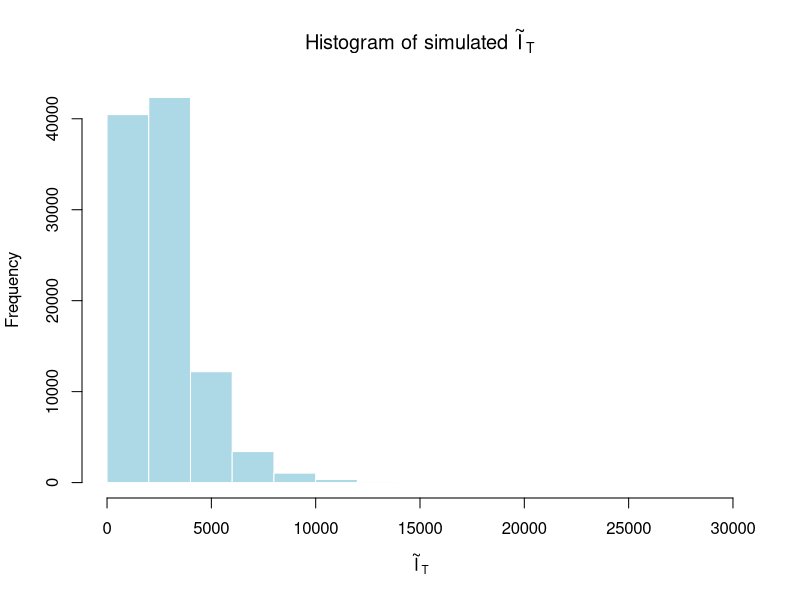
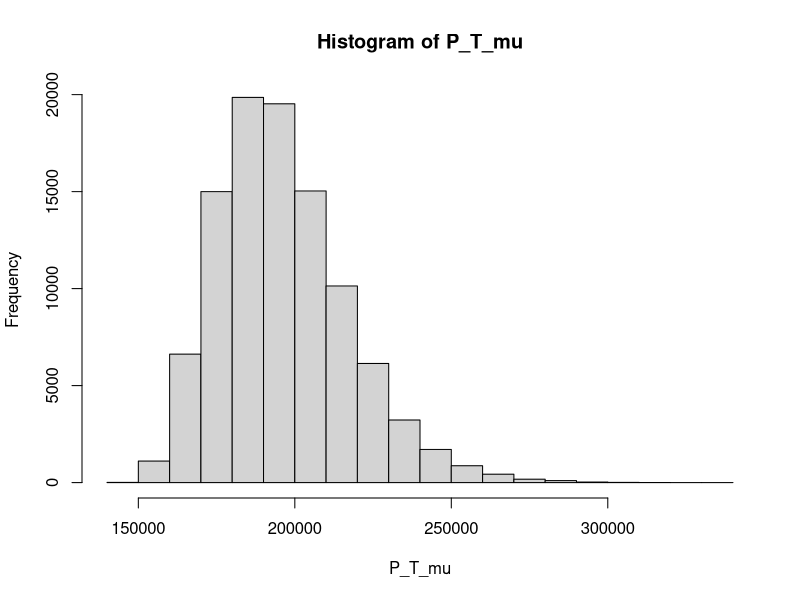
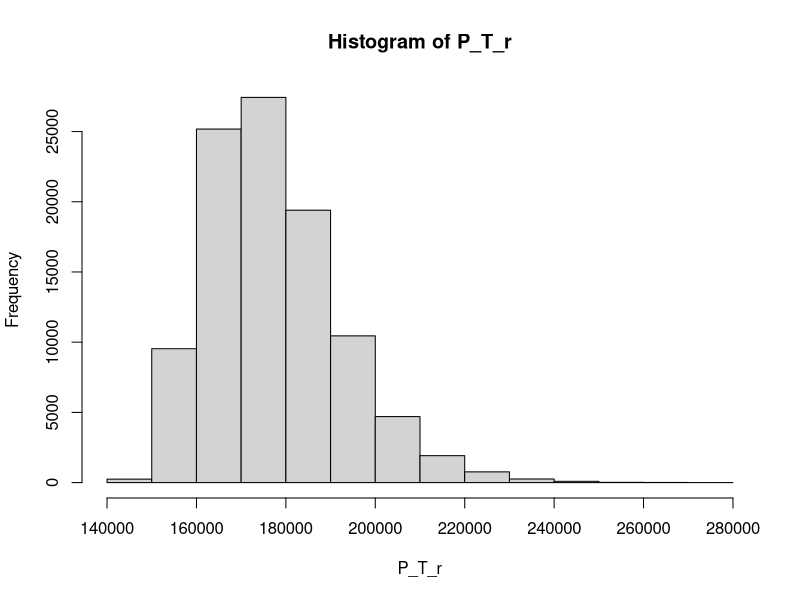

Recreate these plots in R, in order.
pi_0     <- 100000
I_0      <- 1000
mu      <- 0.05
sigma   <- 0.13
r       <- 0.01
g       <- 0.02
alpha   <- 0.30
T       <- 20
dt      <- 1
steps   <- 20
N_paths <- 100000
  
R_p_t <- function(I_t, I_t_minus_1, g, alpha) {
  pmax(g, alpha * ((I_t - I_t_minus_1) / I_t_minus_1))
}

P_t <- function(I_path, pi0, g, alpha) {
  R_p <- R_p_t(
    I_t         = I_path[-1],
    I_t_minus_1 = I_path[-length(I_path)],
    g           = g,
    alpha       = alpha
  )
  
  pi0 * prod(1 + R_p)
}

# a) simulation of I_T
set.seed(13)
I_mat_mu <- matrix(NA, nrow = N_paths, ncol = steps + 1)
I_mat_mu[, 1] <- I_0

for (t in 1:steps) {
  Z_t <- rnorm(N_paths)
  W_t <- sqrt(dt) * Z_t
  I_mat_mu[, t + 1] <- I_mat_mu[, t] * exp((mu - 0.5 * sigma^2) * dt +
                                             sigma * W_t)
}

I_T_mu <- I_mat_mu[, steps + 1]

hist(I_T_mu,
     main = expression(paste("Histogram of simulated ", tilde(I)[T])),
     xlab = expression(tilde(I)[T]),
     col = "lightblue",
     border = "white")
# ---
# b)
set.seed(13)
I_mat_mu <- matrix(NA, nrow = N_paths, ncol = steps + 1)
I_mat_mu[, 1] <- I_0

for (t in 1:steps) {
  Z_t <- rnorm(N_paths)
  W_t <- sqrt(dt) * Z_t
  I_mat_mu[, t + 1] <- I_mat_mu[, t] * exp((mu - 0.5 * sigma^2) * dt +
                                     sigma * W_t)
}

P_T_mu <- apply(I_mat_mu, 1, P_t, pi0 = pi_0, g = g, alpha = alpha)
hist(P_T_mu)
# ---
# c) 
set.seed(13)
I_mat_r <- matrix(NA, nrow = N_paths, ncol = steps + 1)
I_mat_r[, 1] <- I_0

for (t in 1:steps) {
  Z_t <- rnorm(N_paths)
  W_t <- sqrt(dt) * Z_t
  I_mat_r[, t + 1] <- I_mat_r[, t] * exp((r - 0.5 * sigma^2) * dt +
                                       sigma * W_t)
}

P_T_r <- apply(I_mat_r, 1, P_t, pi0 = pi_0, g = g, alpha = alpha)
hist(P_T_r)
expected_payoff <- mean(P_T_r)        # expected payoff at maturity under Q
V0 <- exp(-r * T) * expected_payoff   # product price at time 0
